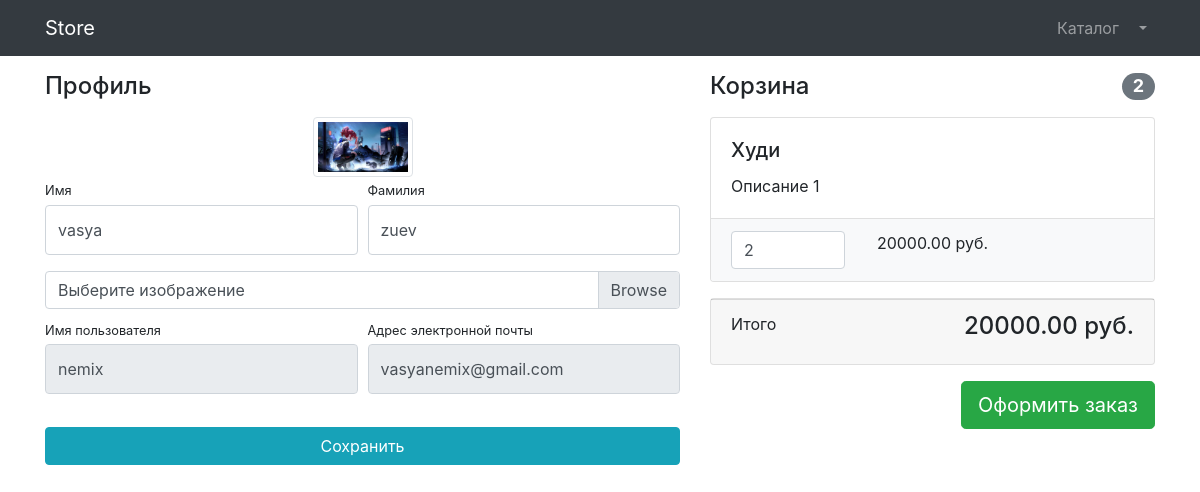
The page /users/profile/4/ (signed in) on the database its author committed.
### users/models.py (models this page shows)
class User(AbstractUser):
    image = models.ImageField(upload_to='users_images', null=True, blank=True)
    is_verification_email = models.BooleanField(default=False)
    email = models.EmailField(unique=True, blank=False, default='')

### products/models.py (models this page shows, shortened)
class Basket(models.Model):
    user = models.ForeignKey(to=User, on_delete=models.CASCADE)
    product = models.ForeignKey(to=Product, on_delete=models.CASCADE)
    quantity = models.PositiveSmallIntegerField(default=0)
    created_timestamp = models.DateTimeField(auto_now_add=True)
    objects = BasketQuerySet.as_manager()
    def sum(self):
        return self.product.price * self.quantity

class Product(models.Model):
    name = models.CharField(max_length=256)
    description = models.TextField()
    price = models.DecimalField(max_digits=10, decimal_places=2)
    quantity = models.PositiveIntegerField(default=0)
    image = models.ImageField(upload_to='products_images')
    category = models.ForeignKey(to=ProductCategory, on_delete=models.CASCADE)
    class Meta:
        verbose_name = "product"
        verbose_name_plural = "products"

### users/views.py (the view, shortened to what this page needs)
# urls.py: path('profile/<int:pk>/', login_required(UserProfileView.as_view()), name='profile'),
class UserProfileView(TitleMixin, UpdateView):
    model = User
    form_class = UserProfileForm
    title = 'Store - Личный кабинет'
    template_name = 'users/profile.html'

### users/froms.py
class UserProfileForm(UserChangeForm):
    first_name = forms.CharField(widget=forms.TextInput(attrs={
        'class': 'form-control py-4',
    }))
    last_name = forms.CharField(widget=forms.TextInput(attrs={
            'class': 'form-control py-4',
    }))
    image = forms.ImageField(required=False, widget=forms.FileInput(attrs={
        'class': 'custom-file-input',
        'size': 50,
    }))
    username = forms.CharField(widget=forms.TextInput(attrs={
        'class': 'form-control py-4',
        'aria-describedby': 'usernameHelp',
        'readonly': True,
    }))
    email = forms.CharField(widget=forms.EmailInput(attrs={
        'class': 'form-control py-4',
        'aria-describedby': 'emailHelp',
        'readonly': True,
    }))
    class Meta:
        model = User
        fields = (
            'first_name',
            'last_name',
            'image',
            'username',
            'email',
        )

### common/views.py (called while the page is built)
    def get_context_data(self, **kwargs):
        context = super().get_context_data(**kwargs)
        context['title'] = self.title
        return context

### products/context_processors.py (called while the page is built)
def baskets(request):
    user = request.user
    return {'baskets': Basket.objects.filter(user=user) if user.is_authenticated else []}

### products/models.py (called while the page is built)
    def total_sum(self):
        return sum(basket.sum() for basket in self)

    def total_quantity(self):
        return sum(basket.quantity for basket in self)

### users/templates/users/profile.html (shortened to what this page needs)
{% extends 'products/base.html' %}
{% load static %}
{% block css %}
    <link href="{% static 'vendor/css/profile.css' %}" rel="stylesheet">
{% endblock %}
{% block logo_link %}
    <a class="navbar-brand" href="{% url 'index' %}">Store</a>
{% endblock %}
{% block content %}
    <div class="container">
        <div class="row">
            <div class="col-lg-7">
                <h4 class="mt-3 mb-3">Профиль</h4>
                <div class="col-lg-12 text-center">
                    <img width="100" height="100"
                         src="{% if user.image %} {{ user.image.url }} {% else %} {% static 'vendor/img/users/default_avatar.jpg' %} {% endif %}"
                         class="img-thumbnail">
                </div>
                <form action="{% url 'users:profile' user.id %}" method="post" enctype="multipart/form-data">
                    <div class="form-row">
                        <div class="col-lg-6">
                            <div class="form-group">
                                <label class="small mb-1" for="{{ form.first_name.id_for_label }}">
                                    Имя
                                </label>
                                {{ form.first_name }}
                            </div>
                        </div>
                        <div class="col-lg-6">
                            <div class="form-group">
                                <label class="small mb-1" for="{{ form.last_name.id_for_label }}">
                                    Фамилия
                                </label>
                                {{ form.last_name }}
                            </div>
                        </div>
                    </div>
                    <div class="form-row mb-2">
                        <div class="col-lg-12">
                            <div class="custom-file">
                                <label class="custom-file-label" for="{{ form.image.id_for_label }}">
                                    Выберите изображение
                                </label>
                            </div>
                        </div>
                    </div>
                    <div class="form-row">
                        <div class="col-lg-6">
                            <label class="small mb-1" for="{{ form.username.id_for_label }}">
                                Имя пользователя
                            </label>
                            {{ form.username }}
                        </div>
                        <div class="col-lg-6">
                            <label class="small mb-1" for="{{ form.email.id_for_label }}">
                                Адрес электронной почты
                            </label>
                            {{ form.email }}
                        </div>
                    </div>
                    <div class="form-row">
                        <div class="col-lg-12" style="margin-top: 33px;">
                            <input class="btn btn-info btn-block" type="submit" value="Сохранить">
                        </div>
                    </div>
                </form>
            </div>
            <div class="col-lg-5">
                {% include 'products/baskets.html' %}
            </div>
        </div>
    </div>
{% endblock %}

### products/templates/products/baskets.html (shortened to what this page needs)
{% if baskets %}
    <h4 class="mt-3 mb-3 d-flex justify-content-between align-items-center mb-3">
        Корзина <span class="badge badge-secondary badge-pill">{{ baskets.total_quantity }}</span>
    </h4>
    {% for basket in baskets %}
        <div class="card mb-3">
            <div class="card-body">
                <h5 class="card-title">{{ basket.product.name }}</h5>
                <p class="card-text">{{ basket.product.description }}</p>
            </div>
            <ul class="list-group list-group-flush">
                <li class="list-group-item bg-light">
                    <div class="row text-center">
                        <div class="col-lg-4">
                            <input name="basketID" type="number" class="form-control"
                                   value="{{ basket.quantity }}" min="0">
                        </div>
                        <div class="col-lg-4">{{ basket.sum }} руб.</div>
                        <div class="col-lg-4">
                        </div>
                    </div>
                </li>
            </ul>
        </div>
    {% endfor %}
    <div class="card mb-3">
        <div class="card-footer">
            <p class="float-left">Итого</p>
            <h4 class="float-right">{{ baskets.total_sum }} руб.</h4>
        </div>
    </div>
    <a class="btn btn-success btn-lg float-right" href="../orders/order-create.html">
        Оформить заказ
    </a>
{% else %}
    <h4 class="mt-3 mb-3 d-flex justify-content-center align-items-center mb-3">
        Корзина пуста
    </h4>
{% endif %}

### rows shown on the page
User: image (picture), first_name "vasya", last_name "zuev", username "nemix", email "vasyanemix@gmail.com"
Basket: total_quantity "2", product.name "Худи", product.description "Описание 1", basketID "2", sum "20000.00", total_sum "20000.00"
